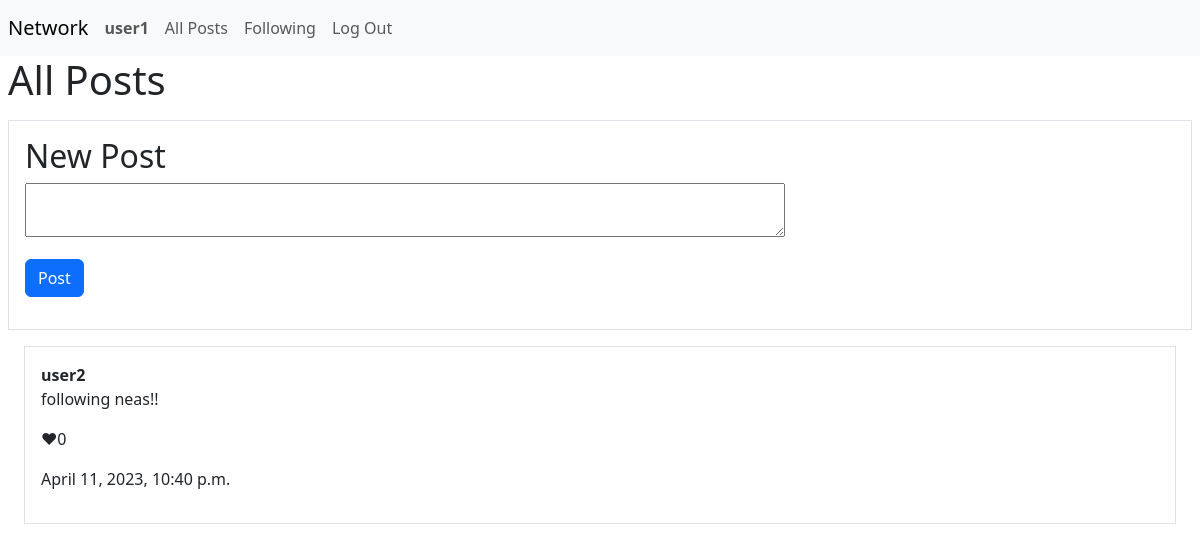
Page /following (signed in) on the committed database.
### network/models.py (models this page shows)
class User(AbstractUser):
    pass

class Posts(models.Model):
    poster = models.ForeignKey("User", on_delete=models.CASCADE, related_name="posts")
    content = models.TextField(max_length=280)
    timestamp = models.DateTimeField(auto_now_add=True)
    likes = models.IntegerField(default=0)

### network/views.py (the view)
# urls.py: path("following", views.following_page, name="following"),
@login_required
def following_page(request):
    if request.method != "GET":
        return JsonResponse({"error": "GET request required."}, status=400)
    following_users = request.user.following.all()
    following_id = [following.followed_id for following in following_users]
    posts = Posts.objects.filter(poster_id__in = following_id )
    return render(request, "network/index.html", {
        "posts": posts
    })

### network/templates/network/index.html (shortened to what this page needs)
{% extends "network/layout.html" %}
{% block body %}
    {% if user.is_authenticated %}
    <div>
        <h1>All Posts</h1>
    </div>
    <div class=" border p-3 my-3">
        <h2>New Post</h2>
        <form action="{% url 'new_post' %}" method="post">
            <textarea name="content" row="4" cols="80"></textarea>
            <br/>
            <input type="submit" value="Post" class="btn btn-primary my-3"/>
        </form>
    </div>
    <div>
        {% for post in posts %}
            <div class="border p-3 m-3">
                <b>{{ post.poster.username }}</b>
                <p>{{ post.content }}</p>
                <p> ♥{{ post.likes }}</p>
                <p>{{ post.timestamp }}</p>
            </div>
        {% endfor %}
        </div>
    {% endif %}
{% endblock %}

### network/templates/network/layout.html (shortened to what this page needs)
{% load static %}
<!DOCTYPE html>
<html lang="en">
    <head>
        <link href="https://cdn.jsdelivr.net/npm/bootstrap@5.3.0-alpha2/dist/css/bootstrap.min.css" rel="stylesheet">
        <link href="{% static 'network/styles.css' %}" rel="stylesheet">
    </head>
    <body>
        <nav class="navbar navbar-expand-lg navbar-light bg-light">
            <a class="navbar-brand mx-2" href="#">Network</a>
            <div>
              <ul class="navbar-nav mr-auto">
                {% if user.is_authenticated %}
                    <li class="nav-item">
                        <a class="nav-link" href="#"><strong>{{ user.username }}</strong></a>
                    </li>
                {% endif %}
                <li class="nav-item">
                  <a class="nav-link" href="{% url 'index' %}">All Posts</a>
                </li>
                {% if user.is_authenticated %}
                    <li class="nav-item">
                        <a class="nav-link" href="{% url 'following' %}">Following</a>
                    </li>
                    <li class="nav-item">
                        <a class="nav-link" href="{% url 'logout' %}">Log Out</a>
                    </li>
                {% endif %}
              </ul>
            </div>
          </nav>
        <div class="body mx-2">
            {% block body %}
            {% endblock %}
        </div>
    </body>
</html>

### rows in the picture
User: username "user1"
Posts: poster.username "user2", content "following neas!!", likes "0", timestamp "April 11, 2023, 10:40 p.m."
